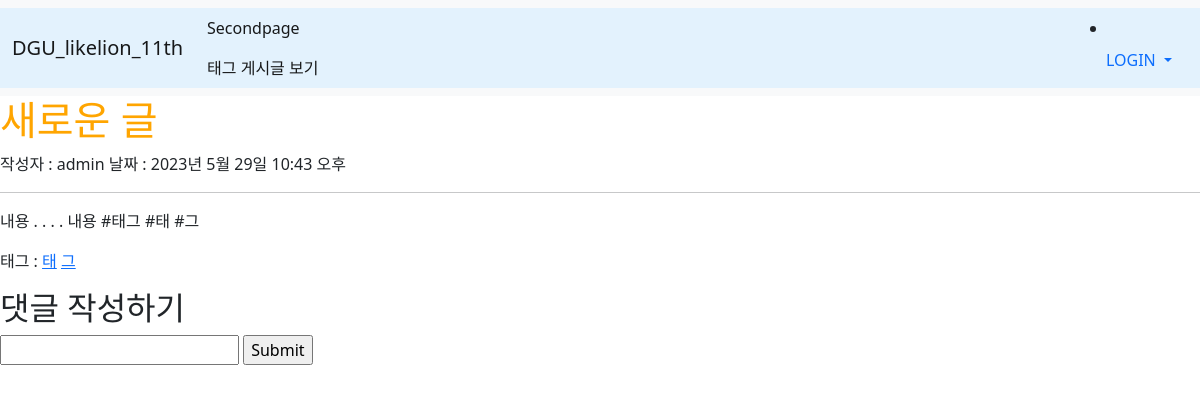
The page /1 on the database its author committed.
### main/models.py (models this page shows, shortened)
class Blog(models.Model):
    title = models.CharField(max_length=200)
    writer = models.ForeignKey(User,null=False,blank=False,on_delete=models.CASCADE)
    pub_date = models.DateTimeField()
    body = models.TextField()
    image = models.ImageField(upload_to="blog/", blank=True, null=True)
    tags = models.ManyToManyField(Tag,related_name='blogs', blank=True)

class Tag(models.Model):
    name = models.CharField(max_length=30,null=False,blank=False)

### main/views.py (the view, shortened to what this page needs)
# urls.py: path('<int:id>', detail, name="detail"),
def detail(request, id):
    blog = get_object_or_404(Blog, pk = id)
    if request.method == 'GET':
        comments = Comment.objects.filter(blog=blog)
        return render(request, 'main/detail.html',{
            'blog':blog,
            'comments':comments,
        })

### main/templates/main/detail.html (shortened to what this page needs)
{% extends 'base.html' %}
{% load static %}
{% block content %}
<h1>{{blog.title}}</h1>
작성자 : {{blog.writer}}
날짜 : {{blog.pub_date}}
<hr>
<p>{{blog.body}}</p>
<p>태그 :
    {% for tag in blog.tags.all %}
    <a href="{% url 'main:tag_blogs' tag.id %}">{{tag.name}}</a>
    {% endfor %}
</p>
<div class="comment_container">
    <div class="comment_form">
        <h2>댓글 작성하기</h2>
        <form method="POST" action="{% url 'main:detail' blog.id %}">
            <input type="text" name="content">
            <input type="submit" name="submit">
        </form>
    </div>
</div>
{% endblock %}

### likelion11th/static/css/project.css (style rules this page uses)
h1 { color : orange; }

### rows shown on the page
Blog: title "새로운 글", writer "admin", pub_date "2023년 5월 29일 10:43 오후", body "내용 . . . . 내용 #태그 #태 #그"
Tag: name "태"
Tag: name "그"
